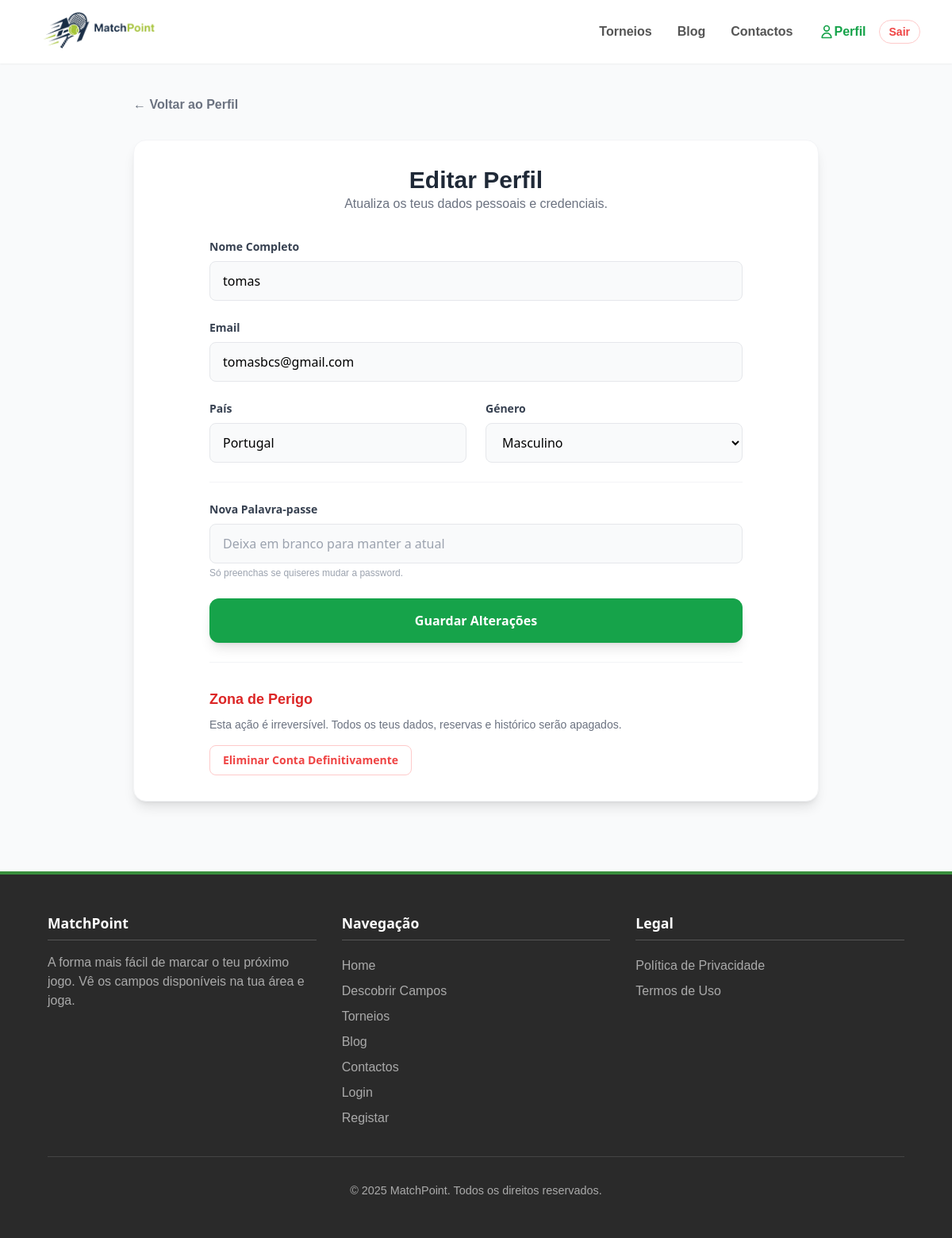
Page /editar_perfil.php (signed in) on the committed database.
### tables this page shows
CREATE TABLE IF NOT EXISTS `utilizadores` (
  `id` int NOT NULL AUTO_INCREMENT,
  `nome` varchar(100) NOT NULL,
  `email` varchar(100) NOT NULL,
  `password` varchar(255) NOT NULL,
  `data_nascimento` date DEFAULT NULL,
  `genero` varchar(50) DEFAULT NULL,
  `pais` varchar(50) DEFAULT NULL,
  `telemovel` varchar(20) DEFAULT NULL,
  `data_registo` datetime DEFAULT CURRENT_TIMESTAMP,
  `is_admin` tinyint(1) DEFAULT '0',
  PRIMARY KEY (`id`),
  UNIQUE KEY `email` (`email`)
);

### editar_perfil.php (the view, shortened to what this page needs)
<?php
require('includes/connection.php');
require('includes/header.php');
$id = $_SESSION['user_id'];
$stmt = $dbh->prepare("SELECT * FROM utilizadores WHERE id = ?");
$stmt->execute([$id]);
$user = $stmt->fetch(PDO::FETCH_OBJ);
?>
<main class="max-w-4xl mx-auto px-4 py-10">
    <div class="mb-8">
        <a href="perfil.php" class="text-gray-500 hover:text-green-600 font-bold flex items-center gap-2 no-underline transition">
            &larr; Voltar ao Perfil
        </a>
    </div>
    <div class="bg-white p-8 rounded-2xl shadow-lg border border-gray-100">
        <div class="text-center mb-8">
            <h1 class="text-3xl font-bold text-gray-800">Editar Perfil</h1>
            <p class="text-gray-500">Atualiza os teus dados pessoais e credenciais.</p>
        </div>
        <form action="trataEditarPerfil.php" method="POST" class="space-y-6 max-w-2xl mx-auto">
            <div>
                <label class="block text-sm font-bold text-gray-700 mb-2">Nome Completo</label>
                <input type="text" name="nome" value="<?= htmlspecialchars($user->nome) ?>" class="w-full px-4 py-3 rounded-lg border border-gray-200 focus:border-green-500 outline-none transition bg-gray-50 focus:bg-white" required>
            </div>
            <div>
                <label class="block text-sm font-bold text-gray-700 mb-2">Email</label>
                <input type="email" name="email" value="<?= htmlspecialchars($user->email) ?>" class="w-full px-4 py-3 rounded-lg border border-gray-200 focus:border-green-500 outline-none transition bg-gray-50 focus:bg-white" required>
            </div>
            <div class="grid grid-cols-1 md:grid-cols-2 gap-6">
                <div>
                    <label class="block text-sm font-bold text-gray-700 mb-2">País</label>
                    <input type="text" name="pais" value="<?= htmlspecialchars($user->pais ?? '') ?>" class="w-full px-4 py-3 rounded-lg border border-gray-200 focus:border-green-500 outline-none transition bg-gray-50 focus:bg-white" placeholder="Portugal">
                </div>
                <div>
                    <label class="block text-sm font-bold text-gray-700 mb-2">Género</label>
                    <select name="genero" class="w-full px-4 py-3 rounded-lg border border-gray-200 focus:border-green-500 outline-none transition bg-gray-50 focus:bg-white">
                        <option value="Masculino" <?= ($user->genero == 'Masculino') ? 'selected' : '' ?>>Masculino</option>
                    </select>
                </div>
            </div>
            <hr class="border-gray-100 my-6">
            <div>
                <label class="block text-sm font-bold text-gray-700 mb-2">Nova Palavra-passe</label>
                <input type="password" name="password" class="w-full px-4 py-3 rounded-lg border border-gray-200 focus:border-green-500 outline-none transition bg-gray-50 focus:bg-white" placeholder="Deixa em branco para manter a atual">
                <p class="text-xs text-gray-400 mt-1">Só preenchas se quiseres mudar a password.</p>
            </div>
            <button type="submit" class="w-full bg-green-600 text-white font-bold py-4 rounded-xl hover:bg-green-700 transition shadow-lg flex items-center justify-center gap-2">
                Guardar Alterações
            </button>
            <div class="mt-12 pt-8 border-t border-gray-100">
                <h3 class="text-lg font-bold text-red-600 mb-2">Zona de Perigo</h3>
                <p class="text-sm text-gray-500 mb-4">Esta ação é irreversível. Todos os teus dados, reservas e histórico serão apagados.</p>
                <button type="button" onclick="confirmarEliminacao()" class="text-red-500 font-bold text-sm border border-red-200 px-4 py-2 rounded-lg hover:bg-red-50 transition">
                    Eliminar Conta Definitivamente
                </button>
            </div>
        </form>
</main>
<?php require('includes/footer.php'); ?>

### css/comum.css (style rules this page uses)
body, h1, h2, h3, p, a { margin: 0; padding: 0; font-family: Arial, sans-serif; box-sizing: border-box; }

### includes/header.php (style rules this page uses)
h1, h2, h3, h4, h5, h6 { font-weight: 700 !important; }

### rows in the picture
utilizadores: nome "tomas", email "tomasbcs@gmail.com", pais "Portugal", genero "Masculino"
